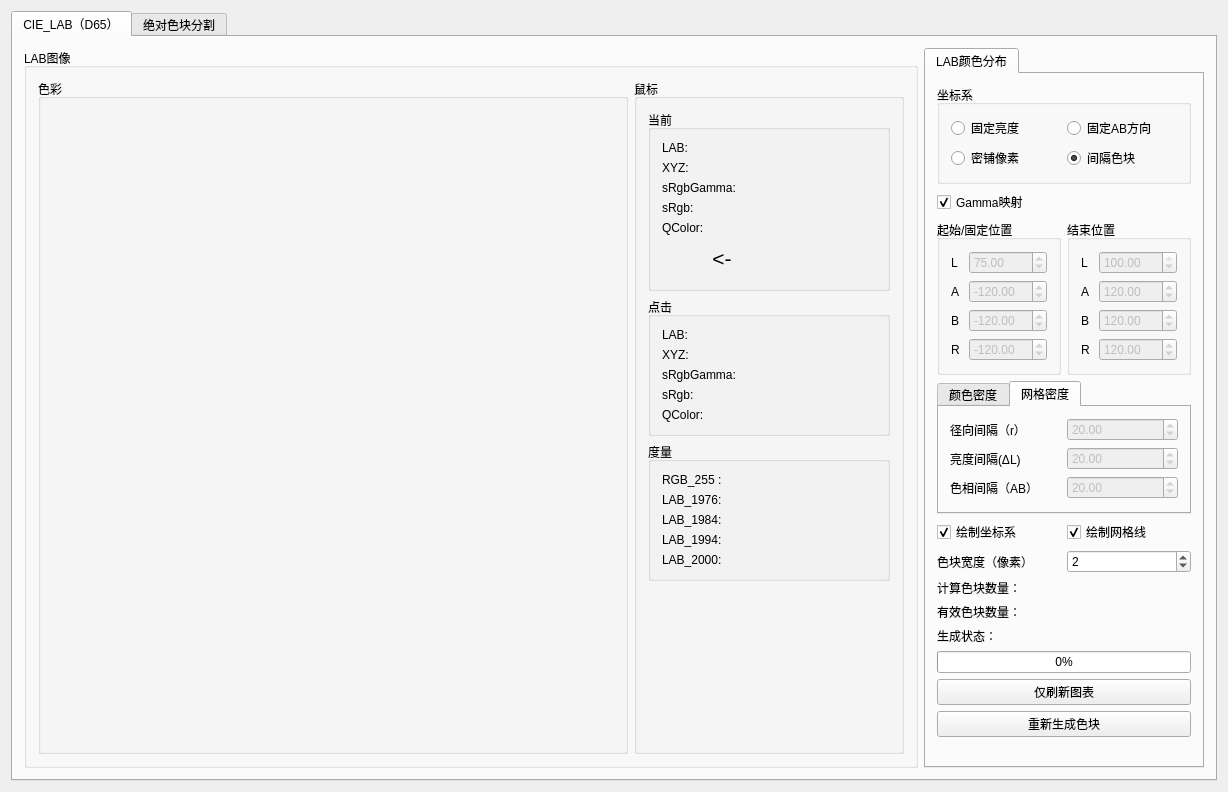
<?xml version="1.0" encoding="UTF-8"?>
<ui version="4.0">
 <class>ColorMetricWidgetClass</class>
 <widget class="QWidget" name="ColorMetricWidgetClass">
  <property name="geometry">
   <rect>
    <x>0</x>
    <y>0</y>
    <width>1228</width>
    <height>792</height>
   </rect>
  </property>
  <property name="windowTitle">
   <string>ColorMetricWidget</string>
  </property>
  <layout class="QHBoxLayout" name="horizontalLayout">
   <item>
    <widget class="QTabWidget" name="tabWidget_main">
     <property name="currentIndex">
      <number>0</number>
     </property>
     <widget class="QWidget" name="tab">
      <attribute name="title">
       <string>CIE_LAB（D65）</string>
      </attribute>
      <layout class="QHBoxLayout" name="horizontalLayout_2">
       <item>
        <widget class="QGroupBox" name="groupBox">
         <property name="title">
          <string>LAB图像</string>
         </property>
         <layout class="QHBoxLayout" name="horizontalLayout_22">
          <item>
           <widget class="QGroupBox" name="groupBox_2">
            <property name="title">
             <string>色彩</string>
            </property>
            <layout class="QHBoxLayout" name="HLayout_Cht_Lab"/>
           </widget>
          </item>
          <item>
           <widget class="QGroupBox" name="groupBox_3">
            <property name="minimumSize">
             <size>
              <width>270</width>
              <height>0</height>
             </size>
            </property>
            <property name="maximumSize">
             <size>
              <width>270</width>
              <height>16777215</height>
             </size>
            </property>
            <property name="title">
             <string>鼠标</string>
            </property>
            <layout class="QVBoxLayout" name="verticalLayout_7">
             <item>
              <widget class="QGroupBox" name="groupBox_4">
               <property name="title">
                <string>当前</string>
               </property>
               <layout class="QVBoxLayout" name="verticalLayout_8">
                <item>
                 <widget class="QLabel" name="label_MousePos_Current_Lab">
                  <property name="text">
                   <string>LAB:</string>
                  </property>
                 </widget>
                </item>
                <item>
                 <widget class="QLabel" name="label_MousePos_Current_XYZ">
                  <property name="text">
                   <string>XYZ:</string>
                  </property>
                 </widget>
                </item>
                <item>
                 <widget class="QLabel" name="label_MousePos_Current_sRgbGamma">
                  <property name="text">
                   <string>sRgbGamma:</string>
                  </property>
                 </widget>
                </item>
                <item>
                 <widget class="QLabel" name="label_MousePos_Current_sRgb">
                  <property name="text">
                   <string>sRgb:</string>
                  </property>
                 </widget>
                </item>
                <item>
                 <widget class="QLabel" name="label_MousePos_Current_Cr255">
                  <property name="text">
                   <string>QColor:</string>
                  </property>
                 </widget>
                </item>
                <item>
                 <layout class="QHBoxLayout" name="horizontalLayout_9">
                  <item>
                   <widget class="QLabel" name="label_MousePos_Current_CrPaint">
                    <property name="minimumSize">
                     <size>
                      <width>36</width>
                      <height>36</height>
                     </size>
                    </property>
                    <property name="maximumSize">
                     <size>
                      <width>36</width>
                      <height>36</height>
                     </size>
                    </property>
                    <property name="text">
                     <string/>
                    </property>
                   </widget>
                  </item>
                  <item>
                   <widget class="QLabel" name="label_MousePos_CurrentToPress">
                    <property name="minimumSize">
                     <size>
                      <width>36</width>
                      <height>36</height>
                     </size>
                    </property>
                    <property name="maximumSize">
                     <size>
                      <width>36</width>
                      <height>36</height>
                     </size>
                    </property>
                    <property name="font">
                     <font>
                      <pointsize>16</pointsize>
                     </font>
                    </property>
                    <property name="layoutDirection">
                     <enum>Qt::LeftToRight</enum>
                    </property>
                    <property name="text">
                     <string>&lt;-</string>
                    </property>
                    <property name="alignment">
                     <set>Qt::AlignCenter</set>
                    </property>
                   </widget>
                  </item>
                  <item>
                   <widget class="QLabel" name="label_MousePos_Press_CrPaint">
                    <property name="minimumSize">
                     <size>
                      <width>36</width>
                      <height>36</height>
                     </size>
                    </property>
                    <property name="maximumSize">
                     <size>
                      <width>36</width>
                      <height>36</height>
                     </size>
                    </property>
                    <property name="text">
                     <string/>
                    </property>
                   </widget>
                  </item>
                  <item>
                   <spacer name="horizontalSpacer">
                    <property name="orientation">
                     <enum>Qt::Horizontal</enum>
                    </property>
                    <property name="sizeHint" stdset="0">
                     <size>
                      <width>40</width>
                      <height>20</height>
                     </size>
                    </property>
                   </spacer>
                  </item>
                 </layout>
                </item>
               </layout>
              </widget>
             </item>
             <item>
              <widget class="QGroupBox" name="groupBox_5">
               <property name="minimumSize">
                <size>
                 <width>0</width>
                 <height>0</height>
                </size>
               </property>
               <property name="title">
                <string>点击</string>
               </property>
               <layout class="QVBoxLayout" name="verticalLayout_9">
                <item>
                 <widget class="QLabel" name="label_MousePos_Press_Lab">
                  <property name="text">
                   <string>LAB:</string>
                  </property>
                 </widget>
                </item>
                <item>
                 <widget class="QLabel" name="label_MousePos_Press_XYZ">
                  <property name="text">
                   <string>XYZ:</string>
                  </property>
                 </widget>
                </item>
                <item>
                 <widget class="QLabel" name="label_MousePos_Press_sRgbGamma">
                  <property name="text">
                   <string>sRgbGamma:</string>
                  </property>
                 </widget>
                </item>
                <item>
                 <widget class="QLabel" name="label_MousePos_Press_sRgb">
                  <property name="text">
                   <string>sRgb:</string>
                  </property>
                 </widget>
                </item>
                <item>
                 <widget class="QLabel" name="label_MousePos_Press_Cr255">
                  <property name="text">
                   <string>QColor:</string>
                  </property>
                 </widget>
                </item>
               </layout>
              </widget>
             </item>
             <item>
              <widget class="QGroupBox" name="groupBox_6">
               <property name="minimumSize">
                <size>
                 <width>0</width>
                 <height>0</height>
                </size>
               </property>
               <property name="title">
                <string>度量</string>
               </property>
               <layout class="QVBoxLayout" name="verticalLayout_10">
                <item>
                 <widget class="QLabel" name="label_CrMetric_RGB_255">
                  <property name="text">
                   <string>RGB_255 :</string>
                  </property>
                 </widget>
                </item>
                <item>
                 <widget class="QLabel" name="label_CrMetric_LAB_1976">
                  <property name="text">
                   <string>LAB_1976:</string>
                  </property>
                 </widget>
                </item>
                <item>
                 <widget class="QLabel" name="label_CrMetric_LAB_1984">
                  <property name="text">
                   <string>LAB_1984:</string>
                  </property>
                 </widget>
                </item>
                <item>
                 <widget class="QLabel" name="label_CrMetric_LAB_1994">
                  <property name="text">
                   <string>LAB_1994:</string>
                  </property>
                 </widget>
                </item>
                <item>
                 <widget class="QLabel" name="label_CrMetric_LAB_2000">
                  <property name="text">
                   <string>LAB_2000:</string>
                  </property>
                 </widget>
                </item>
               </layout>
              </widget>
             </item>
             <item>
              <spacer name="verticalSpacer_2">
               <property name="orientation">
                <enum>Qt::Vertical</enum>
               </property>
               <property name="sizeHint" stdset="0">
                <size>
                 <width>20</width>
                 <height>40</height>
                </size>
               </property>
              </spacer>
             </item>
            </layout>
           </widget>
          </item>
         </layout>
        </widget>
       </item>
       <item>
        <widget class="QTabWidget" name="tabWidget_2">
         <property name="maximumSize">
          <size>
           <width>280</width>
           <height>16777215</height>
          </size>
         </property>
         <property name="currentIndex">
          <number>0</number>
         </property>
         <widget class="QWidget" name="tab_3">
          <attribute name="title">
           <string>LAB颜色分布</string>
          </attribute>
          <layout class="QVBoxLayout" name="verticalLayout_6">
           <item>
            <widget class="QGroupBox" name="groupBox_AxiSet">
             <property name="title">
              <string>坐标系</string>
             </property>
             <layout class="QVBoxLayout" name="verticalLayout">
              <item>
               <layout class="QHBoxLayout" name="horizontalLayout_4">
                <item>
                 <widget class="QRadioButton" name="radioButton_Axi_Fix_L">
                  <property name="text">
                   <string>固定亮度</string>
                  </property>
                  <property name="checked">
                   <bool>false</bool>
                  </property>
                 </widget>
                </item>
                <item>
                 <widget class="QRadioButton" name="radioButton_Axi_Fix_R">
                  <property name="text">
                   <string>固定AB方向</string>
                  </property>
                  <property name="checked">
                   <bool>true</bool>
                  </property>
                 </widget>
                </item>
               </layout>
              </item>
              <item>
               <layout class="QHBoxLayout" name="horizontalLayout_7">
                <item>
                 <widget class="QRadioButton" name="radioButton_Axi_Interval_pixel">
                  <property name="text">
                   <string>密铺像素</string>
                  </property>
                  <property name="checked">
                   <bool>false</bool>
                  </property>
                 </widget>
                </item>
                <item>
                 <widget class="QRadioButton" name="radioButton_Axi_Interval_Density">
                  <property name="text">
                   <string>间隔色块</string>
                  </property>
                  <property name="checked">
                   <bool>true</bool>
                  </property>
                 </widget>
                </item>
               </layout>
              </item>
             </layout>
            </widget>
           </item>
           <item>
            <widget class="QCheckBox" name="checkBox_GammaExist">
             <property name="text">
              <string>Gamma映射</string>
             </property>
             <property name="checked">
              <bool>true</bool>
             </property>
            </widget>
           </item>
           <item>
            <layout class="QHBoxLayout" name="horizontalLayout_6">
             <item>
              <widget class="QGroupBox" name="groupBox_PlaneStartPos">
               <property name="title">
                <string>起始/固定位置</string>
               </property>
               <layout class="QVBoxLayout" name="verticalLayout_4">
                <item>
                 <layout class="QHBoxLayout" name="horizontalLayout_14">
                  <item>
                   <widget class="QLabel" name="label_PlaneStart_L">
                    <property name="minimumSize">
                     <size>
                      <width>12</width>
                      <height>0</height>
                     </size>
                    </property>
                    <property name="maximumSize">
                     <size>
                      <width>12</width>
                      <height>16777215</height>
                     </size>
                    </property>
                    <property name="text">
                     <string>L</string>
                    </property>
                   </widget>
                  </item>
                  <item>
                   <widget class="QDoubleSpinBox" name="DSBox_PlaneStart_L">
                    <property name="enabled">
                     <bool>false</bool>
                    </property>
                    <property name="maximum">
                     <double>100.000000000000000</double>
                    </property>
                    <property name="value">
                     <double>75.000000000000000</double>
                    </property>
                   </widget>
                  </item>
                 </layout>
                </item>
                <item>
                 <layout class="QHBoxLayout" name="horizontalLayout_15">
                  <item>
                   <widget class="QLabel" name="label_PlaneStart_A">
                    <property name="minimumSize">
                     <size>
                      <width>12</width>
                      <height>0</height>
                     </size>
                    </property>
                    <property name="maximumSize">
                     <size>
                      <width>12</width>
                      <height>16777215</height>
                     </size>
                    </property>
                    <property name="text">
                     <string>A</string>
                    </property>
                   </widget>
                  </item>
                  <item>
                   <widget class="QDoubleSpinBox" name="DSBox_PlaneStart_A">
                    <property name="enabled">
                     <bool>false</bool>
                    </property>
                    <property name="minimum">
                     <double>-180.000000000000000</double>
                    </property>
                    <property name="maximum">
                     <double>180.000000000000000</double>
                    </property>
                    <property name="value">
                     <double>-120.000000000000000</double>
                    </property>
                   </widget>
                  </item>
                 </layout>
                </item>
                <item>
                 <layout class="QHBoxLayout" name="horizontalLayout_16">
                  <item>
                   <widget class="QLabel" name="label_PlaneStart_B">
                    <property name="minimumSize">
                     <size>
                      <width>12</width>
                      <height>0</height>
                     </size>
                    </property>
                    <property name="maximumSize">
                     <size>
                      <width>12</width>
                      <height>16777215</height>
                     </size>
                    </property>
                    <property name="text">
                     <string>B</string>
                    </property>
                   </widget>
                  </item>
                  <item>
                   <widget class="QDoubleSpinBox" name="DSBox_PlaneStart_B">
                    <property name="enabled">
                     <bool>false</bool>
                    </property>
                    <property name="minimum">
                     <double>-180.000000000000000</double>
                    </property>
                    <property name="maximum">
                     <double>180.000000000000000</double>
                    </property>
                    <property name="value">
                     <double>-120.000000000000000</double>
                    </property>
                   </widget>
                  </item>
                 </layout>
                </item>
                <item>
                 <layout class="QHBoxLayout" name="horizontalLayout_20">
                  <item>
                   <widget class="QLabel" name="label_PlaneStart_R">
                    <property name="minimumSize">
                     <size>
                      <width>12</width>
                      <height>0</height>
                     </size>
                    </property>
                    <property name="maximumSize">
                     <size>
                      <width>12</width>
                      <height>16777215</height>
                     </size>
                    </property>
                    <property name="text">
                     <string>R</string>
                    </property>
                   </widget>
                  </item>
                  <item>
                   <widget class="QDoubleSpinBox" name="DSBox_PlaneStart_R">
                    <property name="enabled">
                     <bool>false</bool>
                    </property>
                    <property name="minimum">
                     <double>-200.000000000000000</double>
                    </property>
                    <property name="maximum">
                     <double>200.000000000000000</double>
                    </property>
                    <property name="value">
                     <double>-120.000000000000000</double>
                    </property>
                   </widget>
                  </item>
                 </layout>
                </item>
               </layout>
              </widget>
             </item>
             <item>
              <widget class="QGroupBox" name="groupBox_7">
               <property name="title">
                <string>结束位置</string>
               </property>
               <layout class="QVBoxLayout" name="verticalLayout_5">
                <item>
                 <layout class="QHBoxLayout" name="horizontalLayout_17">
                  <item>
                   <widget class="QLabel" name="label_PlaneEnd_L">
                    <property name="minimumSize">
                     <size>
                      <width>12</width>
                      <height>0</height>
                     </size>
                    </property>
                    <property name="maximumSize">
                     <size>
                      <width>12</width>
                      <height>16777215</height>
                     </size>
                    </property>
                    <property name="text">
                     <string>L</string>
                    </property>
                   </widget>
                  </item>
                  <item>
                   <widget class="QDoubleSpinBox" name="DSBox_PlaneEnd_L">
                    <property name="enabled">
                     <bool>false</bool>
                    </property>
                    <property name="maximum">
                     <double>100.000000000000000</double>
                    </property>
                    <property name="value">
                     <double>100.000000000000000</double>
                    </property>
                   </widget>
                  </item>
                 </layout>
                </item>
                <item>
                 <layout class="QHBoxLayout" name="horizontalLayout_18">
                  <item>
                   <widget class="QLabel" name="label_PlaneEnd_A">
                    <property name="minimumSize">
                     <size>
                      <width>12</width>
                      <height>0</height>
                     </size>
                    </property>
                    <property name="maximumSize">
                     <size>
                      <width>12</width>
                      <height>16777215</height>
                     </size>
                    </property>
                    <property name="text">
                     <string>A</string>
                    </property>
                   </widget>
                  </item>
                  <item>
                   <widget class="QDoubleSpinBox" name="DSBox_PlaneEnd_A">
                    <property name="enabled">
                     <bool>false</bool>
                    </property>
                    <property name="minimum">
                     <double>-180.000000000000000</double>
                    </property>
                    <property name="maximum">
                     <double>180.000000000000000</double>
                    </property>
                    <property name="value">
                     <double>120.000000000000000</double>
                    </property>
                   </widget>
                  </item>
                 </layout>
                </item>
                <item>
                 <layout class="QHBoxLayout" name="horizontalLayout_19">
                  <item>
                   <widget class="QLabel" name="label_PlaneEnd_B">
                    <property name="minimumSize">
                     <size>
                      <width>12</width>
                      <height>0</height>
                     </size>
                    </property>
                    <property name="maximumSize">
                     <size>
                      <width>12</width>
                      <height>16777215</height>
                     </size>
                    </property>
                    <property name="text">
                     <string>B</string>
                    </property>
                   </widget>
                  </item>
                  <item>
                   <widget class="QDoubleSpinBox" name="DSBox_PlaneEnd_B">
                    <property name="enabled">
                     <bool>false</bool>
                    </property>
                    <property name="maximum">
                     <double>200.000000000000000</double>
                    </property>
                    <property name="value">
                     <double>120.000000000000000</double>
                    </property>
                   </widget>
                  </item>
                 </layout>
                </item>
                <item>
                 <layout class="QHBoxLayout" name="horizontalLayout_21">
                  <item>
                   <widget class="QLabel" name="label_PlaneEnd_R">
                    <property name="minimumSize">
                     <size>
                      <width>12</width>
                      <height>0</height>
                     </size>
                    </property>
                    <property name="maximumSize">
                     <size>
                      <width>12</width>
                      <height>16777215</height>
                     </size>
                    </property>
                    <property name="text">
                     <string>R</string>
                    </property>
                   </widget>
                  </item>
                  <item>
                   <widget class="QDoubleSpinBox" name="DSBox_PlaneEnd_R">
                    <property name="enabled">
                     <bool>false</bool>
                    </property>
                    <property name="minimum">
                     <double>-200.000000000000000</double>
                    </property>
                    <property name="maximum">
                     <double>200.000000000000000</double>
                    </property>
                    <property name="value">
                     <double>120.000000000000000</double>
                    </property>
                   </widget>
                  </item>
                 </layout>
                </item>
               </layout>
              </widget>
             </item>
            </layout>
           </item>
           <item>
            <widget class="QTabWidget" name="tabWidget_3">
             <property name="sizePolicy">
              <sizepolicy hsizetype="Expanding" vsizetype="Minimum">
               <horstretch>0</horstretch>
               <verstretch>0</verstretch>
              </sizepolicy>
             </property>
             <property name="currentIndex">
              <number>1</number>
             </property>
             <widget class="QWidget" name="tab_5">
              <attribute name="title">
               <string>颜色密度</string>
              </attribute>
              <layout class="QVBoxLayout" name="verticalLayout_2">
               <item>
                <layout class="QHBoxLayout" name="horizontalLayout_8">
                 <item>
                  <widget class="QLabel" name="label_Interval_Cr_Radius">
                   <property name="text">
                    <string>径向间隔（r）</string>
                   </property>
                  </widget>
                 </item>
                 <item>
                  <widget class="QDoubleSpinBox" name="DSBox_Interval_Cr_Radius">
                   <property name="enabled">
                    <bool>false</bool>
                   </property>
                   <property name="maximum">
                    <double>360.000000000000000</double>
                   </property>
                   <property name="value">
                    <double>2.000000000000000</double>
                   </property>
                  </widget>
                 </item>
                </layout>
               </item>
               <item>
                <layout class="QHBoxLayout" name="horizontalLayout_10">
                 <item>
                  <widget class="QLabel" name="label_Interval_Cr_L">
                   <property name="text">
                    <string>亮度间隔(ΔL)</string>
                   </property>
                  </widget>
                 </item>
                 <item>
                  <widget class="QDoubleSpinBox" name="DSBox_Interval_Cr_L">
                   <property name="enabled">
                    <bool>false</bool>
                   </property>
                   <property name="maximum">
                    <double>360.000000000000000</double>
                   </property>
                   <property name="value">
                    <double>2.000000000000000</double>
                   </property>
                  </widget>
                 </item>
                </layout>
               </item>
               <item>
                <layout class="QHBoxLayout" name="horizontalLayout_11">
                 <item>
                  <widget class="QLabel" name="label_Interval_Cr_AB">
                   <property name="text">
                    <string>色相间隔（AB）</string>
                   </property>
                  </widget>
                 </item>
                 <item>
                  <widget class="QDoubleSpinBox" name="DSBox_Interval_Cr_AB">
                   <property name="enabled">
                    <bool>false</bool>
                   </property>
                   <property name="maximum">
                    <double>360.000000000000000</double>
                   </property>
                   <property name="value">
                    <double>2.000000000000000</double>
                   </property>
                  </widget>
                 </item>
                </layout>
               </item>
              </layout>
             </widget>
             <widget class="QWidget" name="tab_6">
              <attribute name="title">
               <string>网格密度</string>
              </attribute>
              <layout class="QVBoxLayout" name="verticalLayout_3">
               <item>
                <layout class="QHBoxLayout" name="horizontalLayout_13">
                 <item>
                  <widget class="QLabel" name="label_Interval_Grid_Radius">
                   <property name="text">
                    <string>径向间隔（r）</string>
                   </property>
                  </widget>
                 </item>
                 <item>
                  <widget class="QDoubleSpinBox" name="DSBox_Interval_Grid_Radius">
                   <property name="enabled">
                    <bool>false</bool>
                   </property>
                   <property name="maximum">
                    <double>360.000000000000000</double>
                   </property>
                   <property name="value">
                    <double>20.000000000000000</double>
                   </property>
                  </widget>
                 </item>
                </layout>
               </item>
               <item>
                <layout class="QHBoxLayout" name="horizontalLayout_25">
                 <item>
                  <widget class="QLabel" name="label_Interval_Grid_L">
                   <property name="text">
                    <string>亮度间隔(ΔL)</string>
                   </property>
                  </widget>
                 </item>
                 <item>
                  <widget class="QDoubleSpinBox" name="DSBox_Interval_Grid_L">
                   <property name="enabled">
                    <bool>false</bool>
                   </property>
                   <property name="maximum">
                    <double>360.000000000000000</double>
                   </property>
                   <property name="value">
                    <double>20.000000000000000</double>
                   </property>
                  </widget>
                 </item>
                </layout>
               </item>
               <item>
                <layout class="QHBoxLayout" name="horizontalLayout_12">
                 <item>
                  <widget class="QLabel" name="label_Interval_Grid_AB">
                   <property name="text">
                    <string>色相间隔（AB）</string>
                   </property>
                  </widget>
                 </item>
                 <item>
                  <widget class="QDoubleSpinBox" name="DSBox_Interval_Grid_AB">
                   <property name="enabled">
                    <bool>false</bool>
                   </property>
                   <property name="maximum">
                    <double>360.000000000000000</double>
                   </property>
                   <property name="value">
                    <double>20.000000000000000</double>
                   </property>
                  </widget>
                 </item>
                </layout>
               </item>
              </layout>
             </widget>
            </widget>
           </item>
           <item>
            <layout class="QHBoxLayout" name="horizontalLayout_3">
             <item>
              <widget class="QCheckBox" name="checkBox_drawAxis">
               <property name="text">
                <string>绘制坐标系</string>
               </property>
               <property name="checked">
                <bool>true</bool>
               </property>
              </widget>
             </item>
             <item>
              <widget class="QCheckBox" name="checkBox_drawGrid">
               <property name="text">
                <string>绘制网格线</string>
               </property>
               <property name="checked">
                <bool>true</bool>
               </property>
              </widget>
             </item>
            </layout>
           </item>
           <item>
            <layout class="QHBoxLayout" name="horizontalLayout_5">
             <item>
              <widget class="QLabel" name="label_CrRectWidth">
               <property name="text">
                <string>色块宽度（像素）</string>
               </property>
              </widget>
             </item>
             <item>
              <widget class="QSpinBox" name="SBox_CrRectWidth">
               <property name="value">
                <number>2</number>
               </property>
               <property name="displayIntegerBase">
                <number>10</number>
               </property>
              </widget>
             </item>
            </layout>
           </item>
           <item>
            <widget class="QLabel" name="label_CaculateRectCount">
             <property name="text">
              <string>计算色块数量：</string>
             </property>
            </widget>
           </item>
           <item>
            <widget class="QLabel" name="label_ValidRectCount">
             <property name="text">
              <string>有效色块数量：</string>
             </property>
            </widget>
           </item>
           <item>
            <widget class="QLabel" name="label_CrGenState">
             <property name="text">
              <string>生成状态：</string>
             </property>
            </widget>
           </item>
           <item>
            <widget class="QProgressBar" name="progressBar_RectGenState">
             <property name="value">
              <number>0</number>
             </property>
            </widget>
           </item>
           <item>
            <widget class="QPushButton" name="btn_updateChtOnly">
             <property name="text">
              <string>仅刷新图表</string>
             </property>
            </widget>
           </item>
           <item>
            <widget class="QPushButton" name="btn_GenLABDistribute">
             <property name="text">
              <string>重新生成色块</string>
             </property>
            </widget>
           </item>
           <item>
            <spacer name="verticalSpacer">
             <property name="orientation">
              <enum>Qt::Vertical</enum>
             </property>
             <property name="sizeHint" stdset="0">
              <size>
               <width>20</width>
               <height>156</height>
              </size>
             </property>
            </spacer>
           </item>
          </layout>
         </widget>
        </widget>
       </item>
      </layout>
     </widget>
     <widget class="QWidget" name="tab_2">
      <attribute name="title">
       <string>绝对色块分割</string>
      </attribute>
      <layout class="QHBoxLayout" name="horizontalLayout_26">
       <item>
        <widget class="QGroupBox" name="groupBox_8">
         <property name="title">
          <string>视觉处理图像</string>
         </property>
         <layout class="QHBoxLayout" name="HLayout_ImagePainter"/>
        </widget>
       </item>
       <item>
        <widget class="QWidget" name="widget" native="true">
         <property name="maximumSize">
          <size>
           <width>240</width>
           <height>16777215</height>
          </size>
         </property>
         <layout class="QVBoxLayout" name="verticalLayout_11">
          <item>
           <layout class="QHBoxLayout" name="horizontalLayout_27">
            <item>
             <widget class="QLabel" name="label_selImg">
              <property name="minimumSize">
               <size>
                <width>64</width>
                <height>0</height>
               </size>
              </property>
              <property name="maximumSize">
               <size>
                <width>64</width>
                <height>16777215</height>
               </size>
              </property>
              <property name="text">
               <string>导入图片:</string>
              </property>
             </widget>
            </item>
            <item>
             <widget class="QComboBox" name="comboBox_selImg"/>
            </item>
           </layout>
          </item>
          <item>
           <widget class="QPushButton" name="btn_LoadImg">
            <property name="text">
             <string>导入图片</string>
            </property>
           </widget>
          </item>
          <item>
           <widget class="QCheckBox" name="checkBox_autoLabTransfer">
            <property name="text">
             <string>自动LAB转换</string>
            </property>
            <property name="checked">
             <bool>true</bool>
            </property>
           </widget>
          </item>
          <item>
           <widget class="QGroupBox" name="groupBox_selFileTag_2">
            <property name="title">
             <string>文件标签</string>
            </property>
            <layout class="QVBoxLayout" name="verticalLayout_12">
             <item>
              <widget class="QLabel" name="label_Img_FileName">
               <property name="text">
                <string>文件名：</string>
               </property>
              </widget>
             </item>
             <item>
              <widget class="Line" name="line">
               <property name="orientation">
                <enum>Qt::Horizontal</enum>
               </property>
              </widget>
             </item>
             <item>
              <widget class="QLabel" name="label_img_Size">
               <property name="text">
                <string>图像尺寸：</string>
               </property>
              </widget>
             </item>
             <item>
              <widget class="QLabel" name="label_Img_CrDepth">
               <property name="text">
                <string>颜色深度：</string>
               </property>
              </widget>
             </item>
             <item>
              <widget class="QLabel" name="label_Img_CrFormat">
               <property name="text">
                <string>颜色格式：</string>
               </property>
              </widget>
             </item>
            </layout>
           </widget>
          </item>
          <item>
           <widget class="QLabel" name="label_transferState">
            <property name="text">
             <string>转换状态:</string>
            </property>
           </widget>
          </item>
          <item>
           <widget class="QProgressBar" name="progressBar_transferState">
            <property name="value">
             <number>0</number>
            </property>
           </widget>
          </item>
          <item>
           <widget class="QPushButton" name="btn_transferImg">
            <property name="text">
             <string>开始转换</string>
            </property>
           </widget>
          </item>
          <item>
           <widget class="QGroupBox" name="groupBox_CrMode">
            <property name="title">
             <string>颜色模式</string>
            </property>
            <layout class="QHBoxLayout" name="horizontalLayout_28">
             <item>
              <widget class="QRadioButton" name="radioButton_CrMode_RGB">
               <property name="text">
                <string>RGB</string>
               </property>
               <property name="checked">
                <bool>true</bool>
               </property>
              </widget>
             </item>
             <item>
              <widget class="QRadioButton" name="radioButton_CrMode_LAB_L">
               <property name="text">
                <string>lAB_L</string>
               </property>
              </widget>
             </item>
            </layout>
           </widget>
          </item>
          <item>
           <spacer name="verticalSpacer_3">
            <property name="orientation">
             <enum>Qt::Vertical</enum>
            </property>
            <property name="sizeHint" stdset="0">
             <size>
              <width>20</width>
              <height>40</height>
             </size>
            </property>
           </spacer>
          </item>
         </layout>
        </widget>
       </item>
      </layout>
     </widget>
    </widget>
   </item>
  </layout>
 </widget>
 <layoutdefault spacing="6" margin="11"/>
 <resources/>
 <connections/>
</ui>
